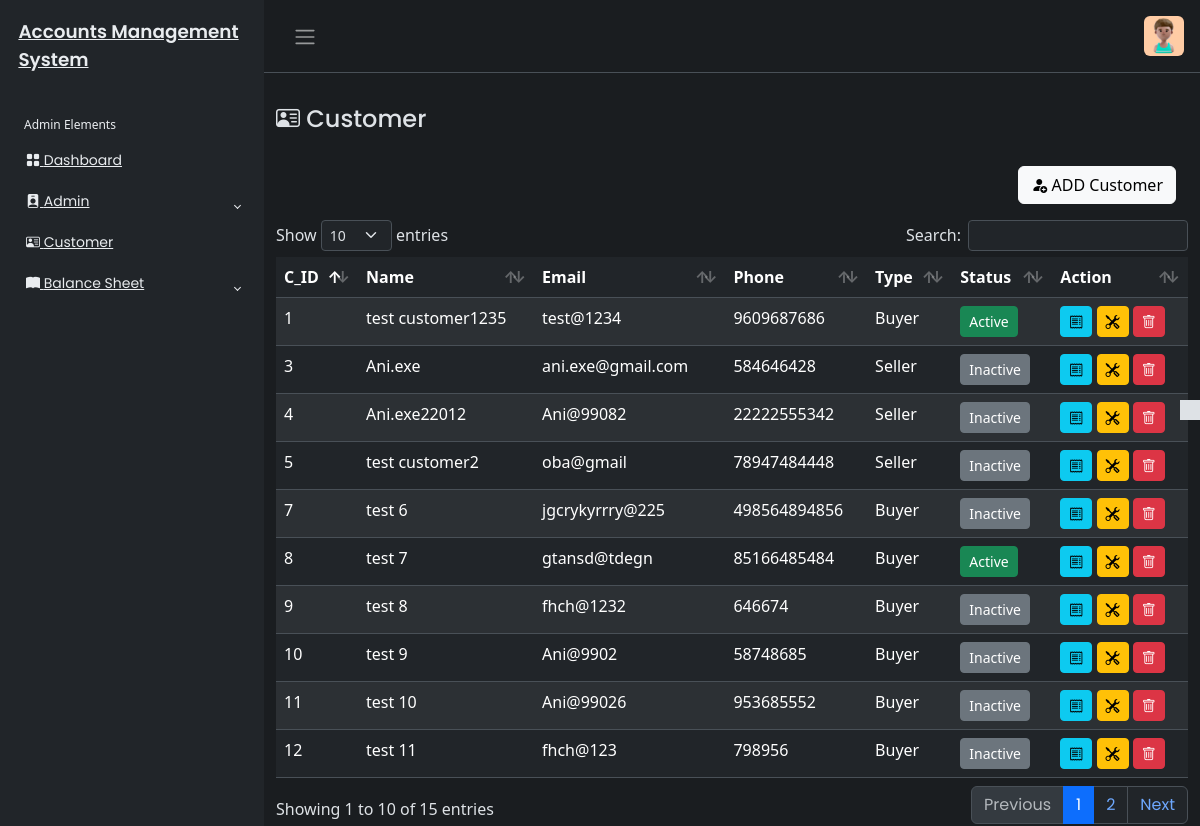
Screenshot of /Customer/customer.php (signed in) with the database file from the repository.
### tables this page shows
CREATE TABLE `customer_tbl` (
  `c_id` int(200) NOT NULL,
  `c_name` varchar(450) NOT NULL,
  `c_phone` varchar(450) NOT NULL,
  `c_email` varchar(450) DEFAULT NULL,
  `c_address` text DEFAULT NULL,
  `c_role` varchar(255) NOT NULL,
  `created_at` timestamp NOT NULL DEFAULT current_timestamp(),
  `updated_at` timestamp NOT NULL DEFAULT current_timestamp(),
  `c_status` varchar(400) DEFAULT NULL
);

### Customer/customer.php (the view, shortened to what this page needs)
<?php
include('../includes/header.php');
if (isset($_SESSION['userAuth']) && $_SESSION['userAuth']!="" )
{
    include('../includes/sidebar.php');
    ?>
<main class="mt-3 pt-3">
        <div class="container-fluid">
            <div class="row">
                <div class="col-md-8">
                    <h4><i class="bi bi-person-vcard"></i> Customer</h4>
                </div>
            <?php
            require_once('../config/dbcon.php');
            ?>
                <div class="mt-4 px-4">
                    <button type="button" class="btn btn-light float-end " data-bs-toggle="modal" data-bs-target="#customerModal">
                        <i class="bi bi-person-fill-add"></i>
                       ADD Customer
                    </button>
                </div>
            </div>
            <?php
            try{
            $query = " SELECT * FROM customer_tbl ORDER BY c_id";
            $stmt = $pdo->prepare($query);
            $stmt->execute();
            $result = $stmt->fetchAll(PDO::FETCH_ASSOC);
            }catch(PDOException $e){
                echo "Error fetching records:" .$e->getMessage();
                $result=[];
            }
            ?>
            <div class="mt-3">
                <table id="example" class="table table-striped data-table"style="width:100%">
                    <thead>
                        <tr>
                            <th>C_ID</th>
                            <th>Name</th>
                            <th>Email</th>
                            <th>Phone</th>
                            <th>Type</th>
                            <th>Status</th>
                            <th>Action</th>
                        </tr>
                    </thead>
                    <tbody>
                        <?php
                        foreach($result as $row){
                        ?>
                        <tr>
                            <td ><?php echo $row['c_id'];?></td>
                            <td><?php echo htmlspecialchars( $row['c_name']);?></td>
                            <td><?php echo htmlspecialchars( $row['c_email']);?></td>
                            <td><?php echo htmlspecialchars( $row['c_phone']);?></td>
                            <td><?php echo htmlspecialchars( $row['c_role']);?></td>
                            <td>
                                 <a href="toggle_customer_status.php?id=<?php echo htmlspecialchars($row['c_id']); ?>" class="btn btn-sm <?php echo ($row['c_status'] == 'active') ? 'btn-success' : 'btn-secondary'; ?>">
                                    <?php echo ($row['c_status'] == 'active') ? 'Active' : 'Inactive'; ?>
                                </a>
                            </td>
                            <td>
                            <button class="btn btn-info btn-sm viewCustomer" data-id="<?php echo $row['c_id']; ?>"data-name="<?php echo $row['c_name'];?>"data-email="<?php echo $row['c_email'];?>"data-phone="<?php echo $row['c_phone'];?>"data-type="<?php echo $row['c_role'];?>"  data-bs-toggle="modal" data-bs-target="#viewCustomerModal"><i class="bi bi-receipt"></i></button>
                            <button class="btn btn-warning btn-sm editCustomer"
                             data-id="<?php echo $row['c_id']; ?>"
                             data-name="<?php echo $row['c_name'];?>"
                             data-email="<?php echo $row['c_email'];?>"
                             data-phone="<?php echo $row['c_phone'];?>"
                             data-type="<?php echo $row['c_role'];?>"
                              data-bs-toggle="modal" data-bs-target="#editCustomerModal"><i class="bi bi-tools"></i></button>
                            <button class="btn btn-danger btn-sm deleteCustomer" data-id="<?php echo $row['c_id'];?>" data-bs-toggle="modal" data-bs-target="#deleteCustomerModal"><i class="bi bi-trash"></i></button>
                        </td>
                        </tr>
                        <?php
                        }?>
                    </tbody>
                </table>
            </div>
        </div>
</main>
<?php
include('../includes/footer.php');?>
<?php
  }else{
echo '<script>
alert("Not Authorised!");
window.location.href = "../index.php";
</script>';
 }
?>

### css/style.css (style rules this page uses)
body { font-family: "Poppins", sans-serif; font-size: 0.875rem; opacity: 1; overflow-y: scroll; margin: 0; }
a { cursor: pointer; text-decoration: none; font-family: "Poppins", sans-serif; }
h4 { font-family: "Poppins", sans-serif; font-size: 1.275rem; color: var(--bs-emphasis-color); }

### rows the page displays
customer_tbl: c_id "1", c_name "test customer1235", c_email "test@1234", c_phone "9609687686", c_role "Buyer", c_status "Active"
customer_tbl: c_id "3", c_name "Ani.exe", c_email "ani.exe@gmail.com", c_phone "584646428", c_role "Seller", c_status "Inactive"
customer_tbl: c_id "4", c_name "Ani.exe22012", c_email "Ani@99082", c_phone "22222555342", c_role "Seller", c_status "Inactive"
customer_tbl: c_id "5", c_name "test customer2", c_email "oba@gmail", c_phone "78947484448", c_role "Seller", c_status "Inactive"
customer_tbl: c_id "7", c_name "test 6", c_email "jgcrykyrrry@225", c_phone "498564894856", c_role "Buyer", shows "Inactive"
customer_tbl: c_id "8", c_name "test 7", c_email "gtansd@tdegn", c_phone "85166485484", c_role "Buyer", c_status "Active"
customer_tbl: c_id "9", c_name "test 8", c_email "fhch@1232", c_phone "646674", c_role "Buyer", shows "Inactive"
customer_tbl: c_id "10", c_name "test 9", c_email "Ani@9902", c_phone "58748685", c_role "Buyer", shows "Inactive"
customer_tbl: c_id "11", c_name "test 10", c_email "Ani@99026", c_phone "953685552", c_role "Buyer", shows "Inactive"
customer_tbl: c_id "12", c_name "test 11", c_email "fhch@123", c_phone "798956", c_role "Buyer", shows "Inactive"
